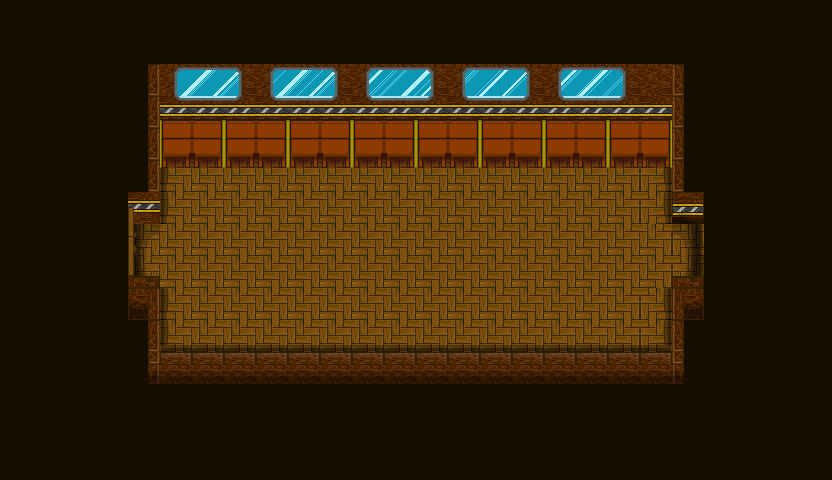

This game map was drawn from its Tiled (.tmx) file and the tilesets committed beside it. A one-line description and the full map source follow:
An orthogonal 26x15 tile map with 32x32 px tiles, 3 tile layers (Camada de Blocos 1, Camada de Blocos 2, Camada de Blocos 3).

<map version="1.10" tiledversion="1.10.1" orientation="orthogonal" renderorder="right-down" width="26" height="15" tilewidth="32" tileheight="32" infinite="0" nextlayerid="4" nextobjectid="1">
 <tileset firstgid="1" source="../../graphics/tileset.tsx" />
 <layer id="1" name="Camada de Blocos 1" width="26" height="15">
  <data encoding="csv">
1,1,1,1,1,1,1,1,1,1,1,1,1,1,1,1,1,1,1,1,1,1,1,1,1,1,
1,1,1,1,1,1,1,1,1,1,1,1,1,1,1,1,1,1,1,1,1,1,1,1,1,1,
1,1,1,1,1,7,8,9,16,17,18,25,26,27,34,35,36,43,44,45,33,1,1,1,1,1,
1,1,1,1,1,24,24,24,24,24,24,24,24,24,24,24,24,24,24,24,24,1,1,1,1,1,
1,1,1,1,1,10,11,11,11,11,11,11,11,11,11,11,11,11,11,11,12,1,1,1,1,1,
1,1,1,1,1,10,11,11,11,11,11,11,11,11,11,11,11,11,11,11,12,1,1,1,1,1,
1,1,1,1,24,10,11,11,11,11,11,11,11,11,11,11,11,11,11,11,12,15,1,1,1,1,
1,1,1,1,13,11,11,11,11,11,11,11,11,11,11,11,11,11,11,11,11,14,1,1,1,1,
1,1,1,1,22,11,11,11,11,11,11,11,11,11,11,11,11,11,11,11,11,23,1,1,1,1,
1,1,1,1,42,10,11,11,11,11,11,11,11,11,11,11,11,11,11,11,12,41,1,1,1,1,
1,1,1,1,1,19,20,20,20,20,20,20,20,20,20,20,20,20,20,20,21,1,1,1,1,1,
1,1,1,1,1,32,32,32,32,32,32,32,32,32,32,32,32,32,32,32,32,1,1,1,1,1,
1,1,1,1,1,1,1,1,1,1,1,1,1,1,1,1,1,1,1,1,1,1,1,1,1,1,
1,1,1,1,1,1,1,1,1,1,1,1,1,1,1,1,1,1,1,1,1,1,1,1,1,1,
1,1,1,1,1,1,1,1,1,1,1,1,1,1,1,1,1,1,1,1,1,1,1,1,1,1
</data>
 </layer>
 <layer id="2" name="Camada de Blocos 2" width="26" height="15">
  <data encoding="csv">
0,0,0,0,0,0,0,0,0,0,0,0,0,0,0,0,0,0,0,0,0,0,0,0,0,0,
0,0,0,0,0,0,0,0,0,0,0,0,0,0,0,0,0,0,0,0,0,0,0,0,0,0,
0,0,0,0,29,0,0,0,0,0,0,0,0,0,0,0,0,0,0,0,0,28,0,0,0,0,
0,0,0,0,29,48,49,48,49,48,49,48,49,48,49,48,49,48,49,48,49,28,0,0,0,0,
0,0,0,0,29,57,58,57,58,57,58,57,58,57,58,57,58,57,58,57,58,28,0,0,0,0,
0,0,0,0,29,66,67,66,67,66,67,66,67,66,67,66,67,66,67,66,67,28,0,0,0,0,
0,0,0,0,46,0,0,0,0,0,0,0,0,0,0,0,0,0,0,0,0,0,0,0,0,0,
0,0,0,0,55,0,0,0,0,0,0,0,0,0,0,0,0,0,0,0,0,0,0,0,0,0,
0,0,0,0,64,0,0,0,0,0,0,0,0,0,0,0,0,0,0,0,0,30,0,0,0,0,
0,0,0,0,0,0,0,0,0,0,0,0,0,0,0,0,0,0,0,0,0,0,0,0,0,0,
0,0,0,0,29,0,0,0,0,0,0,0,0,0,0,0,0,0,0,0,0,28,0,0,0,0,
0,0,0,0,38,0,0,0,0,0,0,0,0,0,0,0,0,0,0,0,0,37,0,0,0,0,
0,0,0,0,0,0,0,0,0,0,0,0,0,0,0,0,0,0,0,0,0,0,0,0,0,0,
0,0,0,0,0,0,0,0,0,0,0,0,0,0,0,0,0,0,0,0,0,0,0,0,0,0,
0,0,0,0,0,0,0,0,0,0,0,0,0,0,0,0,0,0,0,0,0,0,0,0,0,0
</data>
 </layer>
 <layer id="3" name="Camada de Blocos 3" width="26" height="15">
  <data encoding="csv">
0,0,0,0,0,0,0,0,0,0,0,0,0,0,0,0,0,0,0,0,0,0,0,0,0,0,
0,0,0,0,0,0,0,0,0,0,0,0,0,0,0,0,0,0,0,0,0,0,0,0,0,0,
0,0,0,0,0,0,0,0,0,0,0,0,0,0,0,0,0,0,0,0,0,0,0,0,0,0,
0,0,0,0,0,52,53,54,52,53,54,52,53,54,52,53,54,52,53,54,0,0,0,0,0,0,
0,0,0,0,0,0,0,0,0,0,0,0,0,0,0,0,0,0,0,0,0,0,0,0,0,0,
0,0,0,0,0,0,0,0,0,0,0,0,0,0,0,0,0,0,0,0,0,0,0,0,0,0,
0,0,0,0,0,0,0,0,0,0,0,0,0,0,0,0,0,0,0,0,0,0,0,0,0,0,
0,0,0,0,0,0,0,0,0,0,0,0,0,0,0,0,0,0,0,0,0,0,0,0,0,0,
0,0,0,0,30,0,0,0,0,0,0,0,0,0,0,0,0,0,0,0,0,0,0,0,0,0,
0,0,0,0,0,0,0,0,0,0,0,0,0,0,0,0,0,0,0,0,0,0,0,0,0,0,
0,0,0,0,0,0,0,0,0,0,0,0,0,0,0,0,0,0,0,0,0,0,0,0,0,0,
0,0,0,0,0,0,0,0,0,0,0,0,0,0,0,0,0,0,0,0,0,0,0,0,0,0,
0,0,0,0,0,0,0,0,0,0,0,0,0,0,0,0,0,0,0,0,0,0,0,0,0,0,
0,0,0,0,0,0,0,0,0,0,0,0,0,0,0,0,0,0,0,0,0,0,0,0,0,0,
0,0,0,0,0,0,0,0,0,0,0,0,0,0,0,0,0,0,0,0,0,0,0,0,0,0
</data>
 </layer>
</map>
